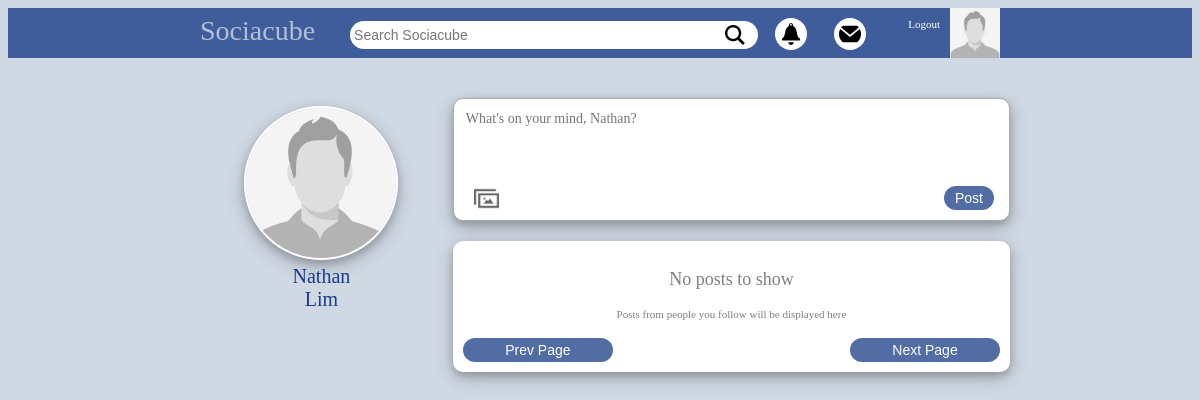
Page /sociacube/index.php (signed in) on the committed database.
### tables this page shows
CREATE TABLE `users` (
  `id` bigint(19) NOT NULL,
  `userid` bigint(19) NOT NULL,
  `owner` bigint(20) NOT NULL,
  `first_name` varchar(50) NOT NULL,
  `last_name` varchar(50) NOT NULL,
  `gender` varchar(6) NOT NULL,
  `type` varchar(10) NOT NULL,
  `email` varchar(100) NOT NULL,
  `password` varchar(64) NOT NULL,
  `url_address` varchar(100) NOT NULL,
  `date` datetime NOT NULL,
  `online` int(11) NOT NULL,
  `profile_image` varchar(1000) NOT NULL,
  `cover_image` varchar(1000) NOT NULL,
  `likes` int(11) NOT NULL,
  `about` text NOT NULL,
  `tag_name` varchar(20) NOT NULL,
  `group_type` varchar(8) NOT NULL
);

### sociacube/classes/connect.php (called while the page is built, shortened)
<?php
class Database
{
  private $host = "localhost";
  private $username = "root";
  private $password = "Churchie0423";
  private $db = "mybook_db";
function connect()
{
  $connection = mysqli_connect($this->host,$this->username,$this->password,$this->db);
  return $connection;
}
function read($query)
{
  $conn = $this->connect();
  $result = mysqli_query($conn,$query);
  if(!$result)
  {
    return false;
  }
  else
  {
    $data = false;
    while($row = mysqli_fetch_assoc($result))
    {
        $data[] = $row;
    }
      return $data;
    }
}
}

### sociacube/classes/login.php (called while the page is built, shortened)
<?php
class Login
{
  public function check_login($id,$redirect = true)
  {
    if(is_numeric($id))
    {
      $query = "select * from users where userid = '$id' limit 1 ";
      $DB = new Database();
      $result = $DB->read($query);
      if($result)
      {
        $user_data = $result[0];
        return $user_data;
    }
    }
  }
}

### sociacube/classes/functions.php (called while the page is built, shortened)
<?php
function pagination_link(){
	$page_number = isset($_GET['page']) ? (int)$_GET['page'] : 1;
	$arr['next_page'] = "";
	$arr['prev_page'] = "";
	$url = ROOT . $_GET['url'];
	$url .= "?";
	$next_page_link = $url;
	$prev_page_link = $url;
	$page_found = false;
	$arr['next_page'] = $next_page_link;
	$arr['prev_page'] = $prev_page_link;
	if(!$page_found){
		$arr['next_page'] = $next_page_link . "&page=2";
		$arr['prev_page'] = $prev_page_link . "&page=1";
	}
	return $arr;
}

### sociacube/home.php (the view, shortened to what this page needs)
<?php
	include("classes/autoload.php");
	$login = new Login();
	$user_data = $login->check_login($_SESSION['mybook_userid']);
?>
<!DOCTYPE html>
<html lang="en" dir="ltr">
  <head>
  </head>
  <body>
	<body style="font-family: tahoma; background-color: #d0d8e4;">
		<?php include("header.php"); ?>
		<div class="textbox_area" style="width: 800px;margin:auto;min-height: 400px;">
			<div style="display: flex;">
				<div style="min-height: 400px;flex:1;">
					<div id="friends_bar_home">
						 <?php
							$image = "images/user_male.jpg";
						?>
					<img id="profile_pic_home" src="<?php echo ROOT . $image ?>"><br/>
						<a href="<?=ROOT?>profile" style="text-decoration:none;color:#173c8d;" id="home_username">
						 <?php echo $user_data['first_name'] . "<br> " . $user_data['last_name'] ?>
						</a>
					</div>
				</div>
 				<div style="flex:2.5;padding: 20px;padding-right: 0px;">
 					<div style="border:solid thin #aaa; padding: 10px;background-color: white;box-shadow: 0 4px 8px 0 rgba(0, 0, 0, 0.2), 0 6px 20px 0 rgba(0, 0, 0, 0.19);border-radius: 10px;">
 						<form method="post" enctype="multipart/form-data">
							<textarea id="autoresizing" name="post" placeholder="What's on your mind, <?= $user_data['first_name'] ?>?"></textarea>
			        <br>
			        <label for="inpFile"><img id="image_icon" src="images/images_icon.png"></label>
			        <input id="post_button" type="submit" value="Post" style="margin:5px;">
			        <br>
			      </form>
 					</div>
	 				<div id="post_bar">
 						<?php
 	 					 	if(isset($posts) && $posts)
 	 					 	{
 	 					 		foreach ($posts as $ROW) {
 	 					 			$user = new User();
 	 					 			$ROW_USER = $user->get_user($ROW['userid']);
 	 					 			include("post.php");
 	 					 		}
 	 					 	}else{
								echo "<br>";
								echo "<div style='font-size:18px;color:gray;text-align:center;'>No posts to show</div>";
								echo "<br>";
								echo "<div style='font-size:11px;color:gray;text-align:center;'>Posts from people you follow will be displayed here</div>";
								echo "<br>";
							}
 							$pg = pagination_link();
	 					 ?>
		 					 <a href="<?= $pg['next_page'] ?>">
		 					 <input id="post_button" type="button" value="Next Page" style="float: right;width:150px;">
		 					 </a>
		 					 <a href="<?= $pg['prev_page'] ?>">
		 					 <input id="post_button" type="button" value="Prev Page" style="float: left;width:150px;">
		 					 </a>
							 <br>
	 				</div>
 				</div>
			</div>
		</div>
	</body>
</html>

### rows in the picture
users: first_name "Nathan", last_name "Lim", post "What's on your mind, Nathan?"
